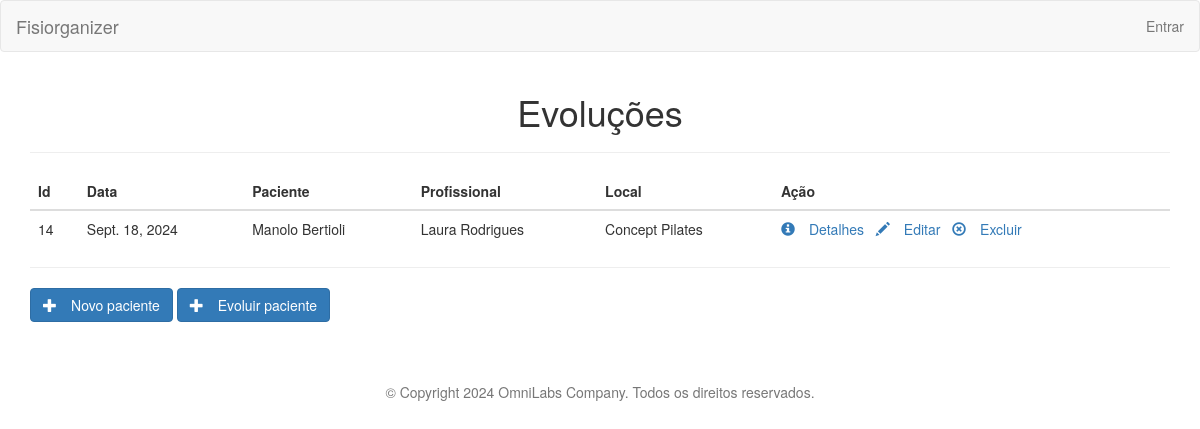
Page /evolution/list/ on the committed database.
### Fisiorganizer_SITE/models.py (models this page shows, shortened)
class Evolution(models.Model):
    id = models.AutoField(primary_key=True)
    place = models.ForeignKey(Place, on_delete=models.CASCADE)
    patient = models.ForeignKey(Patient, on_delete=models.CASCADE)
    instructor = models.ForeignKey(User, on_delete=models.CASCADE)
    date = models.DateField()
    time = models.TimeField()
    description_before = models.TextField(max_length=500, blank=False)
    description_after = models.TextField(max_length=500, blank=False)

class Patient(models.Model):
    id = models.AutoField(primary_key=True)
    name = models.CharField(max_length=100, blank=False, default='')
    address = models.CharField(max_length=150, blank=True)
    city = models.CharField(max_length=25)
    cellphone = models.PositiveIntegerField(blank=False, null=False)
    details = models.TextField(max_length=500, blank=True)
    born_date = models.DateField(blank=False, default='1900-01-01')

class Place(models.Model):
    id = models.AutoField(primary_key=True)
    name = models.CharField(max_length=150, blank=False)
    address = models.CharField(max_length=150, blank=False)
    city = models.CharField(max_length=25, blank=False)
    phone = models.CharField(blank=False, null=False,max_length=13, validators=[validate_phone])
    details = models.TextField(max_length=500, blank=True)

### Fisiorganizer_SITE/views/evolution_view.py (the view)
# urls.py: path(r'list/', EvolutionListView.as_view(), name='evolution_list'),
class EvolutionListView(ListView):
    model = Evolution
    template_name = 'evolution/evolution_list.html'

### Fisiorganizer_SITE/templates/evolution/evolution_list.html (shortened to what this page needs)
{% extends "layout.html" %}
{% load widget_tweaks %}
{% load static %}
{% block content %}
<h1 class="text-center">Evoluções</h1>
<hr>
<table id="customersTable" class="table">
    <thead>
        <tr>
            <th>Id</th>
            <th>Data</th>
            <th>Paciente</th>
            <th>Profissional</th>
            <th>Local</th>
            <th>Ação</th>
        </tr>
    </thead>
    <tbody>
        {% for evolution in object_list %}
        <tr>
            <td>
                {{ evolution.id }}
            </td>
            <td>
                {{ evolution.date }}
            </td>
            <td>
                {{ evolution.patient.name }} {{ evolution.patient.surname }}
            </td>
            <td>
                {{evolution.instructor.first_name}} {{evolution.instructor.last_name}}
            </td>
            <td>
                {{ evolution.place.name }}
            </td>
            <td>
                <a href="{% url 'evolution_detail' pk=evolution.id %}" class="" role="button">
                    <span class="glyphicon glyphicon-info-sign" aria-hidden="true">&nbsp;</span>Detalhes
                </a>
                <span>&nbsp;</span>
                <a href="{% url 'evolution_edit' pk=evolution.id %}" class="" role="button">
                    <span class="glyphicon glyphicon-pencil" aria-hidden="true">&nbsp;</span>Editar
                </a>
                <span>&nbsp;</span>
                <a class="" role="button" name="delete" data-id="{{ evolution.id }}">
                    <span class="glyphicon glyphicon-remove-circle" aria-hidden="true">&nbsp;</span>Excluir
                </a>
            </td>
        </tr>
        {% endfor %}
    </tbody>
</table>
<hr>
<a href="{% url 'patient_create' %}" id="id_add_patient" class="btn btn-primary" role="button">
    <span class="glyphicon glyphicon-plus" aria-hidden="true">&nbsp;</span>Novo paciente
</a>
<a href="{% url 'evolution_create' %}" id="id_add_evolution" class="btn btn-primary" role="button">
    <span class="glyphicon glyphicon-plus" aria-hidden="true">&nbsp;</span>Evoluir paciente
</a>
{% endblock %}

### rows in the picture
Evolution: id "14", date "Sept. 18, 2024", patient.name "Manolo Bertioli", instructor.first_name "Laura", instructor.last_name "Rodrigues", place.name "Concept Pilates"
